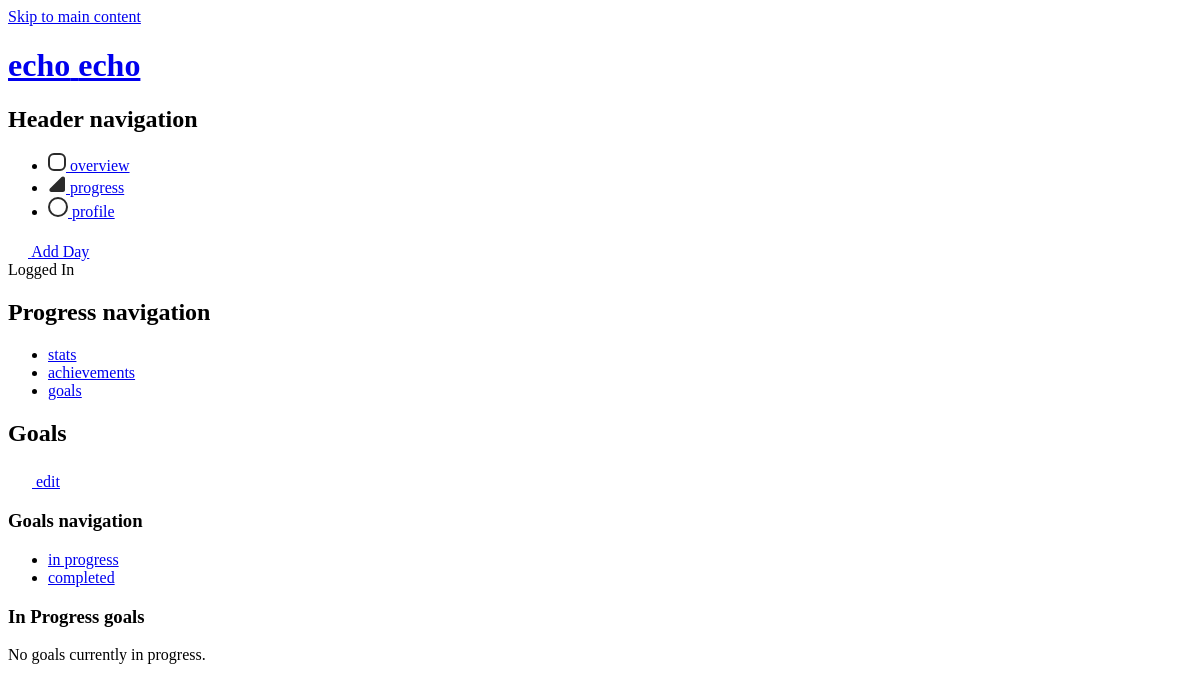
/index.php?page=progress&category=goals&goals-type=in-progress (signed in), run on an earlier commit of the app's database.
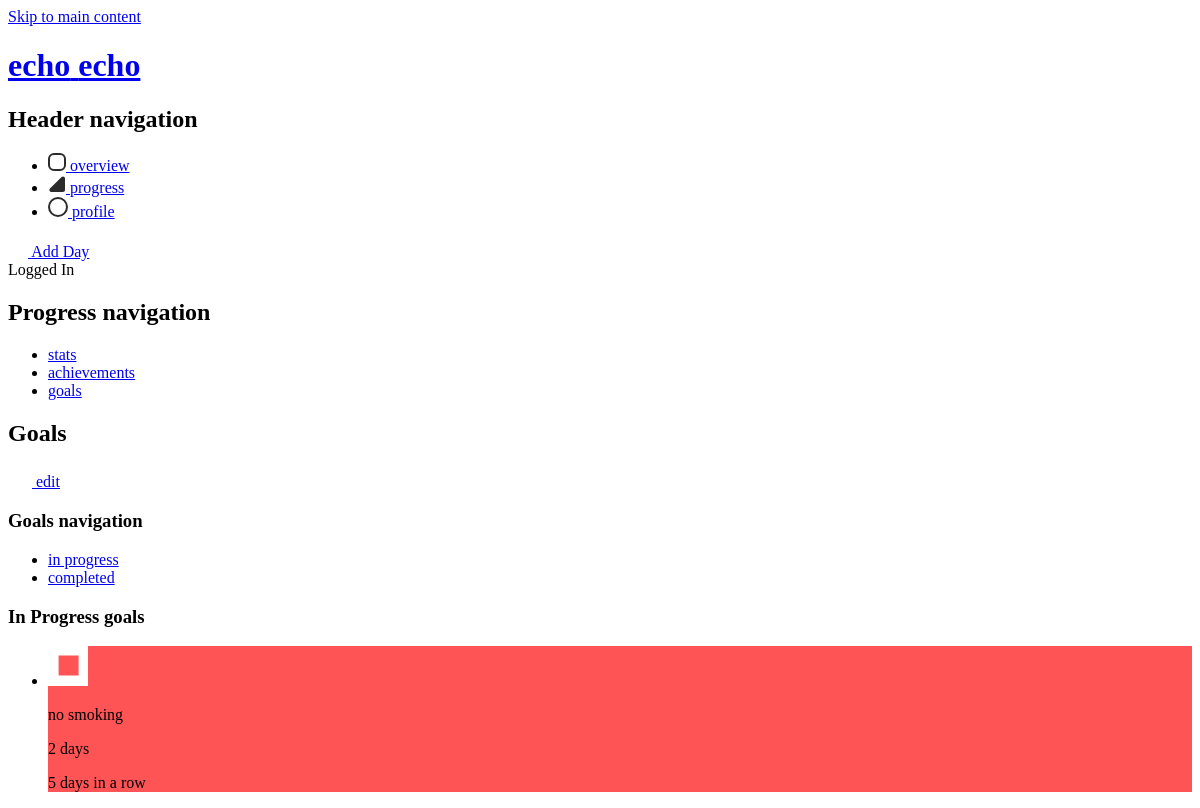
And on a later commit of the database.
### tables this page shows
CREATE TABLE `streaks` (
  `streak_id` int(11) NOT NULL,
  `user_id` int(11) NOT NULL,
  `habit_id` int(11) NOT NULL,
  `time_amount` int(11) NOT NULL,
  `time_amount_progress` int(11) NOT NULL DEFAULT '0',
  `time_type` varchar(255) NOT NULL,
  `completed` tinyint(1) NOT NULL DEFAULT '0',
  `active` tinyint(1) NOT NULL
);

CREATE TABLE `data_habit_icon` (
  `data_habit_icon_id` int(11) NOT NULL,
  `habit_colour_name` varchar(255) NOT NULL,
  `habit_colour` varchar(255) NOT NULL,
  `habit_icon` text NOT NULL,
  `habit_icon_white` text NOT NULL
);

CREATE TABLE `habits` (
  `habit_id` int(11) NOT NULL,
  `user_id` int(11) NOT NULL,
  `habit_name` varchar(255) NOT NULL,
  `habit_icon` int(11) NOT NULL,
  `habit_colour` varchar(255) NOT NULL,
  `habit_colour_name` varchar(255) NOT NULL,
  `active` tinyint(1) NOT NULL DEFAULT '1'
);

### src/controller/Controller.php (called while the page is built, shortened)
<?php
class Controller {
  public $route;
  public function filter() {
    call_user_func(array($this, $this->route['action']));
  }
  public function render() {
    $this->createViewVarWithContent();
  }
  private function createViewVarWithContent() {
    require __DIR__ . '/../view/' . strtolower($this->route['controller']) . '/' . $this->route['action'] . '.php';
  }
  private function renderInLayout() {
    include __DIR__ . '/../view/layout.php';
  }
}

### src/index.php (called while the page is built, shortened)
<?php
$routes = array(
  'home' => array(
    'controller' => 'Pages',
    'action' => 'index'
  ),
  'overview' => array(
    'controller' => 'Posts',
    'action' => 'overview'
  ),
  'add' => array(
    'controller' => 'Posts',
    'action' => 'add'
  ),
  'progress' => array(
    'controller' => 'Progress',
    'action' => 'progress'
  ),
  'profile' => array(
    'controller' => 'Users',
    'action' => 'profile'
  ),
  'login' => array(
    'controller' => 'Users',
    'action' => 'login'
  ),
  'logout' => array(
    'controller' => 'Users',
    'action' => 'logout'
  ),
  'register' => array(
    'controller' => 'Users',
    'action' => 'register'
  )
);
$route = $routes[$_GET['page']];
$controllerObj = new $controllerName();
$controllerObj->route = $route;
$controllerObj->filter();
$controllerObj->render();

### src/controller/ProgressController.php (called while the page is built, shortened)
<?php
require_once __DIR__ . '/Controller.php';
require_once __DIR__ . '/../dao/GoalDAO.php';
class ProgressController extends Controller {
  private $goalDAO;
  function __construct() {
    $this->goalDAO = new GoalDAO();
  }
  public function progress() {
    if (empty($_SESSION['user'])) {
        $_SESSION['error'] = 'You have to be signed in.';
        header('Location: index.php');
        exit();
    } else {
        if (!empty($_GET['category'])) {
          switch ($_GET['category']) {
            case 'goals':
              if(!empty($_GET['goals-type'])) {
                switch ($_GET['goals-type']) {
                  case 'in-progress':
                    $inProgressGoals = $this->goalDAO->selectAllGoals(array(
                      'user_id' => $_SESSION['user']['user_id'],
                      'completed' => FALSE,
                      'active' => TRUE
                    ));
                    break;
                }
              } else {
                header('Location: index.php?page=progress&category=goals&goals-type=in-progress');
                exit();
              }
              break;
          }
        } else {
            header('Location: index.php?page=progress&category=statistics');
        }
    }
  }
}

### src/dao/GoalDAO.php (called while the page is built, shortened)
<?php
class GoalDAO extends DAO {
  public function selectAllGoals($data) {
    $goals = array();
    $sql1 = "SELECT * FROM `repetitive` INNER JOIN `habits` ON repetitive.habit_id = habits.habit_id INNER JOIN `data_habit_icon` ON habits.habit_icon = data_habit_icon.data_habit_icon_id WHERE repetitive.user_id = :user_id AND repetitive.completed = :completed AND repetitive.active = :active";
    $stmt1 = $this->pdo->prepare($sql1);
    $stmt1->bindValue(':user_id', $data['user_id']);
    $stmt1->bindValue(':completed', $data['completed']);
    $stmt1->bindValue(':active', $data['active']);
    $stmt1->execute();
    $goals['repetitive'] = $stmt1->fetchAll(PDO::FETCH_ASSOC);
    $sql2 = "SELECT * FROM `streaks` INNER JOIN `habits` ON streaks.habit_id = habits.habit_id INNER JOIN `data_habit_icon` ON habits.habit_icon = data_habit_icon.data_habit_icon_id WHERE streaks.user_id = :user_id AND streaks.completed = :completed AND streaks.active = :active";
    $stmt2 = $this->pdo->prepare($sql2);
    $stmt2->bindValue(':user_id', $data['user_id']);
    $stmt2->bindValue(':completed', $data['completed']);
    $stmt2->bindValue(':active', $data['active']);
    $stmt2->execute();
    $goals['streaks'] = $stmt2->fetchAll(PDO::FETCH_ASSOC);
    $sql3 = "SELECT * FROM `total_amount` INNER JOIN `habits` ON total_amount.habit_id = habits.habit_id INNER JOIN `data_habit_icon` ON habits.habit_icon = data_habit_icon.data_habit_icon_id WHERE total_amount.user_id = :user_id AND total_amount.completed = :completed AND total_amount.active = :active";
    $stmt3 = $this->pdo->prepare($sql3);
    $stmt3->bindValue(':user_id', $data['user_id']);
    $stmt3->bindValue(':completed', $data['completed']);
    $stmt3->bindValue(':active', $data['active']);
    $stmt3->execute();
    $goals['total_amount'] = $stmt3->fetchAll(PDO::FETCH_ASSOC);
    return $goals;
  }
}

### src/view/progress/progress.php (the view, shortened to what the changed rows need)
<nav class="main-nav">
  <h2 class="main-nav-title hide">Progress navigation</h2>
</nav>
<?php if ($currentCategory == 'goals'): ?>
  <section class="main-progress-goals" id="main">
    <h2 class="main-progress-goals-title hide">Goals</h2>
    <?php if($goalsCategory === 'in-progress'): ?>
      <article class="main-progress-goals-in-progress">
        <h3 class="goals-in-progress-title hide">In Progress goals</h3>
        <?php
          echo '<ul class="goals-in-progress-list">';
          if (!empty($inProgressGoals['streaks'])) {
            foreach ($inProgressGoals['streaks'] as $goal) {
              echo '<li class="goals-in-progress-list-item" style="background-color: ' . $goal['habit_colour'] .'">
                      <div class="goals-in-progress-list-item-topwrap">
                        ' . $goal['habit_icon_white'] . '
                        <p class="goals-in-progress-list-item-name">' . $goal['habit_name'] .'</p>
                        <p class="goals-in-progress-list-item-status">2 days</p>
                      </div>
                      <p class="goals-in-progress-list-item-amount">' . $goal['time_amount'] . ' ' . $goal['time_type'] .' in a row</p>
                    </li>';
            }
          }
          echo '</ul>';
          if (empty($inProgressGoals['repetitive']) && empty($inProgressGoals['streaks']) && empty($inProgressGoals['total_amount'])) {
            echo '<p class="goals-in-progress-error error">No goals currently in progress.</p>';
          }
        ?>
      </article>
    <?php endif; ?>
  </section>
<?php endif; ?>

What changed in the data, as far as the page shows it:
added streaks: habit.habit_name "no smoking", time_amount "5", time_type "days"
Also different on the page:
text no longer shown: "No goals currently in progress."
